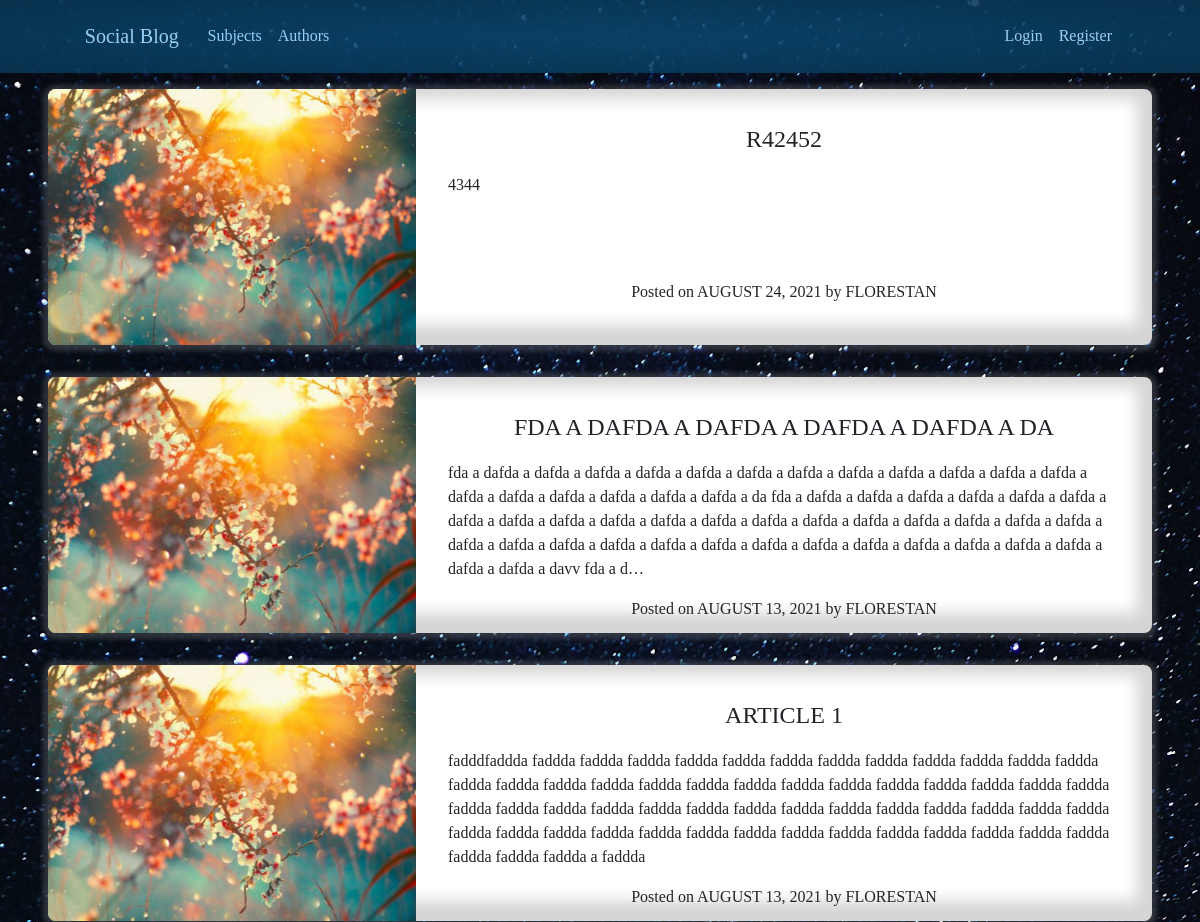
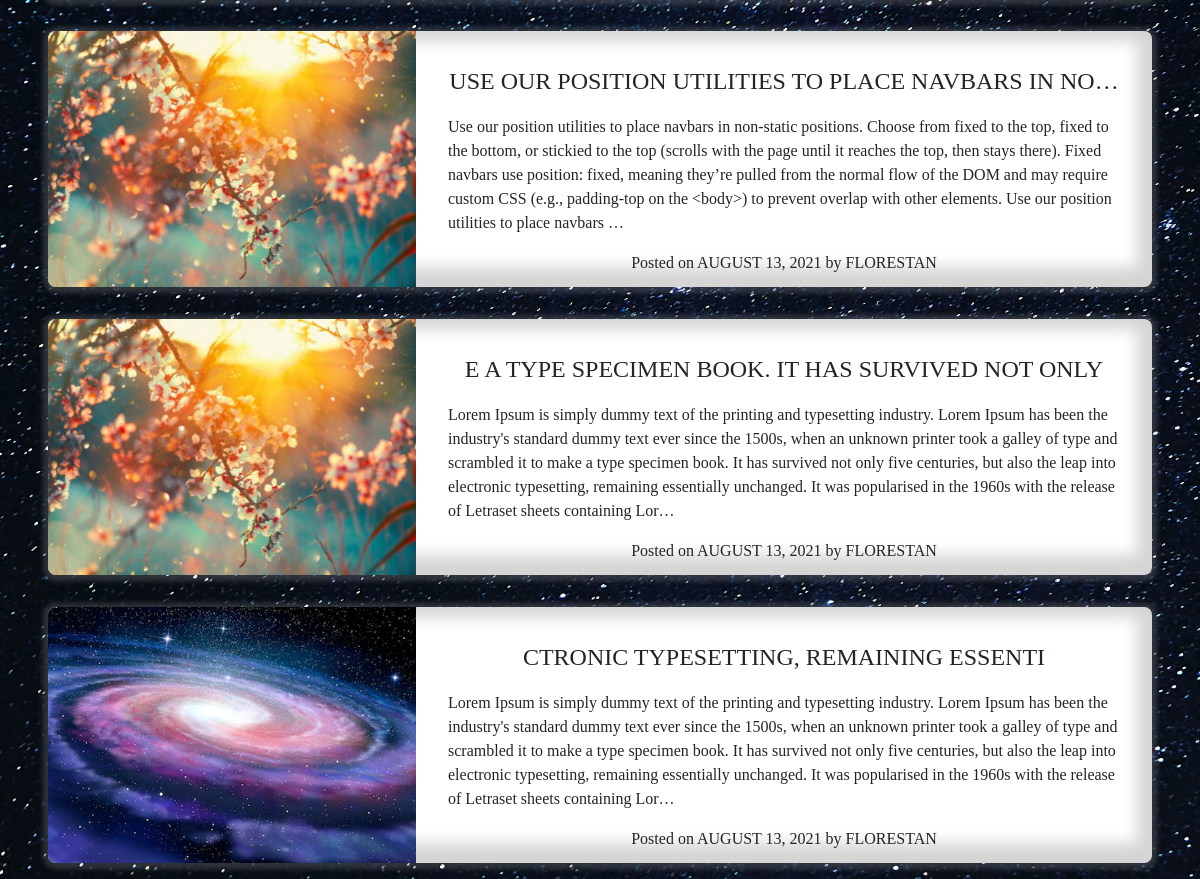
Page /authorarticles/florestan on the committed database (2 pictures, top to bottom).
### blog/models.py (models this page shows, shortened)
class Article(models.Model):
    articleSubject = models.ForeignKey(Subject, on_delete=models.CASCADE)
    author = models.ForeignKey(User, on_delete=models.CASCADE)
    title = models.CharField(max_length=100)
    content = models.TextField()
    image = models.ImageField(default="defaultArticle.jpg")  #blank=True, null=True
    date_posted = models.DateTimeField(default=timezone.now)

### blog/views.py (the view)
# urls.py: path('authorarticles/<str:username>', views.authorArticlesView.as_view(), name = "authorArticles" ),
class authorArticlesView(ListView):
    model = Article
    template_name = 'blog/author_articles.html'  # <app>/<model>_<viewtype>.html
    context_object_name = 'articles'
    def get_queryset(self):
        user = get_object_or_404(User, username=self.kwargs.get('username'))
        return Article.objects.filter(author=user).order_by('-date_posted')

### blog/templates/blog/author_articles.html
{% extends "./base.html" %}
{% block content %}
<div class="subject-articles-container" id="subject-articles-container">
    {% for article in articles %}
        <div class="single-article-card" data-article_id="{{article.id}}" >
                    <div>
                        <div class="article-image-box"><img class="article-image" src="{{article.image.url}}" alt=""></div>
                    </div>
                    <div class="title-content-date">
                        <div class="article-title-box">{{article.title|truncatechars:50}} </div>
                        <div class="article-content-box">{{article.content|truncatechars:450}} </div>
                        <div class="article-date-box">Posted on {{article.date_posted  | date:'F d, Y'|upper}} by {{article.author|upper}} </div>
                    </div>
        </div>
    {% endfor %}
</div>
{% endblock %}

### blog/templates/blog/base.html (shortened to what this page needs)
{% load static %}
<!DOCTYPE html>
<html lang="en">
<head>
    <link rel="stylesheet" href="https://maxcdn.bootstrapcdn.com/bootstrap/4.0.0/css/bootstrap.min.css">
    <link rel="stylesheet" type="text/css" href="{% static 'blog/blog.css' %}">
    <link rel="stylesheet" type="text/css" href="{% static 'blog/about.css' %}">
    <link rel="stylesheet" type="text/css" href="{% static 'user/users.css' %}">
</head>
<body>
{% include "./navbar.html" %}
  {% block content %}{% endblock %}
</body>
</html>

### blog/templates/blog/navbar.html (shortened to what this page needs)
<nav class="navbar  navbar-expand-lg"
style=" color: #0154d5;
background-image: radial-gradient(rgba(11, 73, 114, 0.869),rgba(8, 53, 83, 0.9));">
    <a class="navbar-brand" href="{% url 'blog:about' %}">Social Blog</a>
    <div class="collapse navbar-collapse" id="navbarNav">
      <ul class="navbar-nav mr-auto">
        <li class="nav-item active">
          <a class="nav-link" href="{% url 'blog:subjects' %}">Subjects <span class="sr-only">(current)</span></a>
        </li>
        <li class="nav-item active">
          <a class="nav-link" href="{% url 'blog:authors' %}">Authors</a>
        </li>
      </ul>
      <div class="navbar-nav">
        {% if user.is_authenticated %}
          <a class="nav-item nav-link" href="{% url 'profile' %}">Profile</a>
          <a class="nav-item nav-link" href="{% url 'logout' %}">Logout</a>
        {% else %}
          <a class="nav-item nav-link" href="{% url 'login' %}">Login</a>
          <a class="nav-item nav-link" href="{% url 'register' %}">Register</a>
        {% endif %}
      </div>
    </div>
  </nav>

### blog/static/blog/blog.css (style rules this page uses)
* { padding: 0; margin: 0; box-sizing: border-box; }
html, body { font-family: Georgia, serif; font-weight: 300; text-rendering: optimizeLegibility; overflow-x: hidden; background-image: url(/static/universe-unsplash.jpg); background-attachment: fixed; background-position: center; background-repeat: no-repeat; background-size: cover; position: relative; }
.navbar { padding: 1rem 5rem; }
.navbar-brand { padding: 0.33rem .3rem; }
.navbar a, .navbar li { color: #98d0f5 !important; transition: all 0.3s; }
.subject-articles-container { display: grid; gap: 2rem; margin: 1rem 3rem; }
.single-article-card { height: 16rem; width: 100%; display: grid; grid-template-columns: 1fr 2fr; border-radius: 8px; box-shadow: rgba(0, 0, 0, 0.17) 0px -5px 15px 15px inset, rgba(240, 235, 235, 0.17) 0px 1px 5px 5px ; transition: 0.5s; overflow: hidden; background-color: white; }
.article-image-box { height: 100%; overflow: hidden; }
.article-image { height: 100%; width: 100%; object-fit: cover; overflow: hidden; }
.title-content-date { display: flex; flex-direction: column; padding: 2rem; }
.article-title-box { font-size: 1.5rem; align-self: center; justify-self: center; text-transform: uppercase; text-align: center; padding: 0 0 1rem 0; flex: 0 1 auto; }
.article-content-box { width: 100%; justify-self: center; padding: 0 0 1rem 0; flex: 0 3 70%; }
.article-date-box { font-weight: 400; align-self: center; justify-self: center; margin-bottom: 1rem; padding: 0 2rem ; flex: 0 1 auto; }

### rows in the picture
Article: image (placeholder picture), title "R42452", content "4344", date_posted "AUGUST 24, 2021", author "FLORESTAN"
Article: image (placeholder picture), title "FDA A DAFDA A DAFDA A DAFDA A DAFDA A DA", content "fda a dafda a dafda a dafda a dafda a dafda a dafda a dafda a dafda a dafda a dafda a dafda a dafda a dafda a dafda a dafda a dafda a dafda a dafda a da fda a dafda a dafda a dafda a dafda a dafda a dafda a dafda a dafda a dafda a dafda a dafda a dafda a dafda a dafda a dafda a dafda a dafda a dafda a dafda a dafda a dafda a dafda a dafda a dafda a dafda a dafda a dafda a dafda a dafda a dafda a dafda a dafda a dafda a dafda a davv fda a d…", date_posted "AUGUST 13, 2021", author "FLORESTAN"
Article: image (placeholder picture), title "ARTICLE 1", content "fadddfaddda faddda faddda faddda faddda faddda faddda faddda faddda faddda faddda faddda faddda faddda faddda faddda faddda faddda faddda faddda faddda faddda faddda faddda faddda faddda faddda faddda faddda faddda faddda faddda faddda faddda faddda faddda faddda faddda faddda faddda faddda faddda faddda faddda faddda faddda faddda faddda faddda faddda faddda faddda faddda faddda faddda faddda faddda faddda a faddda", date_posted "AUGUST 13, 2021", author "FLORESTAN"
Article: image (placeholder picture), title "USE OUR POSITION UTILITIES TO PLACE NAVBARS IN NO…", content "Use our position utilities to place navbars in non-static positions. Choose from fixed to the top, fixed to the bottom, or stickied to the top (scrolls with the page until it reaches the top, then stays there). Fixed navbars use position: fixed, meaning they’re pulled from the normal flow of the DOM and may require custom CSS (e.g., padding-top on the <body>) to prevent overlap with other elements. Use our position utilities to place navbars …", date_posted "AUGUST 13, 2021", author "FLORESTAN"
Article: image (placeholder picture), title "E A TYPE SPECIMEN BOOK. IT HAS SURVIVED NOT ONLY", content "Lorem Ipsum is simply dummy text of the printing and typesetting industry. Lorem Ipsum has been the industry's standard dummy text ever since the 1500s, when an unknown printer took a galley of type and scrambled it to make a type specimen book. It has survived not only five centuries, but also the leap into electronic typesetting, remaining essentially unchanged. It was popularised in the 1960s with the release of Letraset sheets containing Lor…", date_posted "AUGUST 13, 2021", author "FLORESTAN"
Article: image (placeholder picture), title "CTRONIC TYPESETTING, REMAINING ESSENTI", content "Lorem Ipsum is simply dummy text of the printing and typesetting industry. Lorem Ipsum has been the industry's standard dummy text ever since the 1500s, when an unknown printer took a galley of type and scrambled it to make a type specimen book. It has survived not only five centuries, but also the leap into electronic typesetting, remaining essentially unchanged. It was popularised in the 1960s with the release of Letraset sheets containing Lor…", date_posted "AUGUST 13, 2021", author "FLORESTAN"
